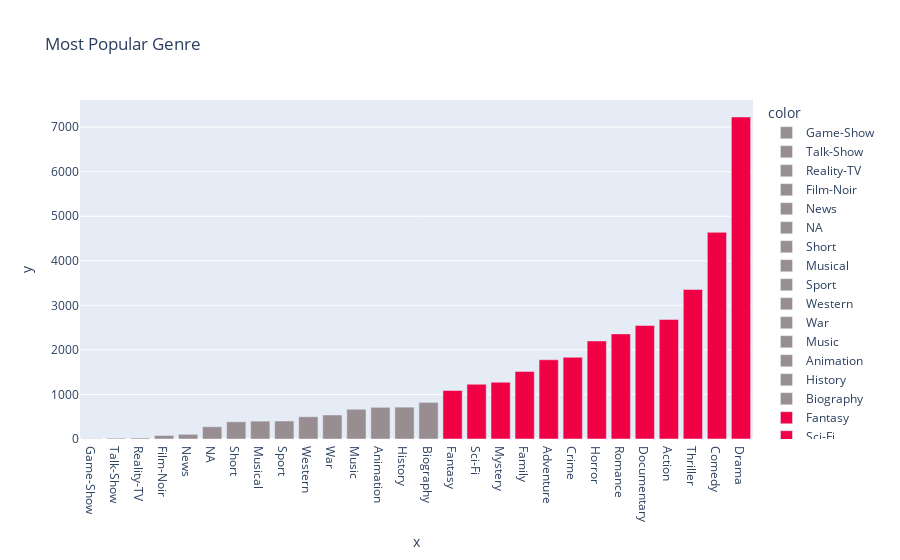

The notebook cell this image was saved under:
### Markdown cell above
### **7.4.6. Most Popular Genre**

### Code cell
# Get the base counts of for each category and sort them by counts
base_counts = get_counts(temp_df, 'Genres', kata['Genres'])
base_counts = pd.DataFrame(index=base_counts.keys(),
                           data=base_counts.values(),
                           columns=['Counts'])
base_counts.sort_values(by='Counts', inplace=True)

# Plot the chart which shows top genres and separate by color where genre<1000
colors=['#988D90' if i<1000 else '#F00045' for i in base_counts['Counts']]
fig = px.bar(x=base_counts.index,
             y=base_counts['Counts'],
             title='Most Popular Genre',
             color_discrete_sequence=colors,
             color=base_counts.index)

fig.show()

### Figure 1 — Plotly figure (JSON) as saved in the notebook; plotly's stock layout.template omitted (floating-point values rounded to 4 significant figures)
{"data": [{"alignmentgroup": "True", "hovertemplate": "color=Game-Show<br>x=%{x}<br>y=%{y}<extra></extra>", "legendgroup": "Game-Show", "marker": {"color": "#988D90", "pattern": {"shape": ""}}, "name": "Game-Show", "offsetgroup": "Game-Show", "orientation": "v", "showlegend": true, "textposition": "auto", "type": "bar", "x": ["Game-Show"], "xaxis": "x", "y": [7], "yaxis": "y"}, {"alignmentgroup": "True", "hovertemplate": "color=Talk-Show<br>x=%{x}<br>y=%{y}<extra></extra>", "legendgroup": "Talk-Show", "marker": {"color": "#988D90", "pattern": {"shape": ""}}, "name": "Talk-Show", "offsetgroup": "Talk-Show", "orientation": "v", "showlegend": true, "textposition": "auto", "type": "bar", "x": ["Talk-Show"], "xaxis": "x", "y": [19], "yaxis": "y"}, {"alignmentgroup": "True", "hovertemplate": "color=Reality-TV<br>x=%{x}<br>y=%{y}<extra></extra>", "legendgroup": "Reality-TV", "marker": {"color": "#988D90", "pattern": {"shape": ""}}, "name": "Reality-TV", "offsetgroup": "Reality-TV", "orientation": "v", "showlegend": true, "textposition": "auto", "type": "bar", "x": ["Reality-TV"], "xaxis": "x", "y": [22], "yaxis": "y"}, {"alignmentgroup": "True", "hovertemplate": "color=Film-Noir<br>x=%{x}<br>y=%{y}<extra></extra>", "legendgroup": "Film-Noir", "marker": {"color": "#988D90", "pattern": {"shape": ""}}, "name": "Film-Noir", "offsetgroup": "Film-Noir", "orientation": "v", "showlegend": true, "textposition": "auto", "type": "bar", "x": ["Film-Noir"], "xaxis": "x", "y": [79], "yaxis": "y"}, {"alignmentgroup": "True", "hovertemplate": "color=News<br>x=%{x}<br>y=%{y}<extra></extra>", "legendgroup": "News", "marker": {"color": "#988D90", "pattern": {"shape": ""}}, "name": "News", "offsetgroup": "News", "orientation": "v", "showlegend": true, "textposition": "auto", "type": "bar", "x": ["News"], "xaxis": "x", "y": [105], "yaxis": "y"}, {"alignmentgroup": "True", "hovertemplate": "color=NA<br>x=%{x}<br>y=%{y}<extra></extra>", "legendgroup": "NA", "marker": {"color": "#988D90", "pattern": {"shape": ""}}, "name": "NA", "offsetgroup": "NA", "orientation": "v", "showlegend": true, "textposition": "auto", "type": "bar", "x": ["NA"], "xaxis": "x", "y": [275], "yaxis": "y"}, {"alignmentgroup": "True", "hovertemplate": "color=Short<br>x=%{x}<br>y=%{y}<extra></extra>", "legendgroup": "Short", "marker": {"color": "#988D90", "pattern": {"shape": ""}}, "name": "Short", "offsetgroup": "Short", "orientation": "v", "showlegend": true, "textposition": "auto", "type": "bar", "x": ["Short"], "xaxis": "x", "y": [386], "yaxis": "y"}, {"alignmentgroup": "True", "hovertemplate": "color=Musical<br>x=%{x}<br>y=%{y}<extra></extra>", "legendgroup": "Musical", "marker": {"color": "#988D90", "pattern": {"shape": ""}}, "name": "Musical", "offsetgroup": "Musical", "orientation": "v", "showlegend": true, "textposition": "auto", "type": "bar", "x": ["Musical"], "xaxis": "x", "y": [401], "yaxis": "y"}, {"alignmentgroup": "True", "hovertemplate": "color=Sport<br>x=%{x}<br>y=%{y}<extra></extra>", "legendgroup": "Sport", "marker": {"color": "#988D90", "pattern": {"shape": ""}}, "name": "Sport", "offsetgroup": "Sport", "orientation": "v", "showlegend": true, "textposition": "auto", "type": "bar", "x": ["Sport"], "xaxis": "x", "y": [404], "yaxis": "y"}, {"alignmentgroup": "True", "hovertemplate": "color=Western<br>x=%{x}<br>y=%{y}<extra></extra>", "legendgroup": "Western", "marker": {"color": "#988D90", "pattern": {"shape": ""}}, "name": "Western", "offsetgroup": "Western", "orientation": "v", "showlegend": true, "textposition": "auto", "type": "bar", "x": ["Western"], "xaxis": "x", "y": [499], "yaxis": "y"}, {"alignmentgroup": "True", "hovertemplate": "color=War<br>x=%{x}<br>y=%{y}<extra></extra>", "legendgroup": "War", "marker": {"color": "#988D90", "pattern": {"shape": ""}}, "name": "War", "offsetgroup": "War", "orientation": "v", "showlegend": true, "textposition": "auto", "type": "bar", "x": ["War"], "xaxis": "x", "y": [539], "yaxis": "y"}, {"alignmentgroup": "True", "hovertemplate": "color=Music<br>x=%{x}<br>y=%{y}<extra></extra>", "legendgroup": "Music", "marker": {"color": "#988D90", "pattern": {"shape": ""}}, "name": "Music", "offsetgroup": "Music", "orientation": "v", "showlegend": true, "textposition": "auto", "type": "bar", "x": ["Music"], "xaxis": "x", "y": [667], "yaxis": "y"}, {"alignmentgroup": "True", "hovertemplate": "color=Animation<br>x=%{x}<br>y=%{y}<extra></extra>", "legendgroup": "Animation", "marker": {"color": "#988D90", "pattern": {"shape": ""}}, "name": "Animation", "offsetgroup": "Animation", "orientation": "v", "showlegend": true, "textposition": "auto", "type": "bar", "x": ["Animation"], "xaxis": "x", "y": [711], "yaxis": "y"}, {"alignmentgroup": "True", "hovertemplate": "color=History<br>x=%{x}<br>y=%{y}<extra></extra>", "legendgroup": "History", "marker": {"color": "#988D90", "pattern": {"shape": ""}}, "name": "History", "offsetgroup": "History", "orientation": "v", "showlegend": true, "textposition": "auto", "type": "bar", "x": ["History"], "xaxis": "x", "y": [715], "yaxis": "y"}, {"alignmentgroup": "True", "hovertemplate": "color=Biography<br>x=%{x}<br>y=%{y}<extra></extra>", "legendgroup": "Biography", "marker": {"color": "#988D90", "pattern": {"shape": ""}}, "name": "Biography", "offsetgroup": "Biography", "orientation": "v", "showlegend": true, "textposition": "auto", "type": "bar", "x": ["Biography"], "xaxis": "x", "y": [821], "yaxis": "y"}, {"alignmentgroup": "True", "hovertemplate": "color=Fantasy<br>x=%{x}<br>y=%{y}<extra></extra>", "legendgroup": "Fantasy", "marker": {"color": "#F00045", "pattern": {"shape": ""}}, "name": "Fantasy", "offsetgroup": "Fantasy", "orientation": "v", "showlegend": true, "textposition": "auto", "type": "bar", "x": ["Fantasy"], "xaxis": "x", "y": [1089], "yaxis": "y"}, {"alignmentgroup": "True", "hovertemplate": "color=Sci-Fi<br>x=%{x}<br>y=%{y}<extra></extra>", "legendgroup": "Sci-Fi", "marker": {"color": "#F00045", "pattern": {"shape": ""}}, "name": "Sci-Fi", "offsetgroup": "Sci-Fi", "orientation": "v", "showlegend": true, "textposition": "auto", "type": "bar", "x": ["Sci-Fi"], "xaxis": "x", "y": [1228], "yaxis": "y"}, {"alignmentgroup": "True", "hovertemplate": "color=Mystery<br>x=%{x}<br>y=%{y}<extra></extra>", "legendgroup": "Mystery", "marker": {"color": "#F00045", "pattern": {"shape": ""}}, "name": "Mystery", "offsetgroup": "Mystery", "orientation": "v", "showlegend": true, "textposition": "auto", "type": "bar", "x": ["Mystery"], "xaxis": "x", "y": [1274], "yaxis": "y"}, {"alignmentgroup": "True", "hovertemplate": "color=Family<br>x=%{x}<br>y=%{y}<extra></extra>", "legendgroup": "Family", "marker": {"color": "#F00045", "pattern": {"shape": ""}}, "name": "Family", "offsetgroup": "Family", "orientation": "v", "showlegend": true, "textposition": "auto", "type": "bar", "x": ["Family"], "xaxis": "x", "y": [1514], "yaxis": "y"}, {"alignmentgroup": "True", "hovertemplate": "color=Adventure<br>x=%{x}<br>y=%{y}<extra></extra>", "legendgroup": "Adventure", "marker": {"color": "#F00045", "pattern": {"shape": ""}}, "name": "Adventure", "offsetgroup": "Adventure", "orientation": "v", "showlegend": true, "textposition": "auto", "type": "bar", "x": ["Adventure"], "xaxis": "x", "y": [1778], "yaxis": "y"}, {"alignmentgroup": "True", "hovertemplate": "color=Crime<br>x=%{x}<br>y=%{y}<extra></extra>", "legendgroup": "Crime", "marker": {"color": "#F00045", "pattern": {"shape": ""}}, "name": "Crime", "offsetgroup": "Crime", "orientation": "v", "showlegend": true, "textposition": "auto", "type": "bar", "x": ["Crime"], "xaxis": "x", "y": [1833], "yaxis": "y"}, {"alignmentgroup": "True", "hovertemplate": "color=Horror<br>x=%{x}<br>y=%{y}<extra></extra>", "legendgroup": "Horror", "marker": {"color": "#F00045", "pattern": {"shape": ""}}, "name": "Horror", "offsetgroup": "Horror", "orientation": "v", "showlegend": true, "textposition": "auto", "type": "bar", "x": ["Horror"], "xaxis": "x", "y": [2201], "yaxis": "y"}, {"alignmentgroup": "True", "hovertemplate": "color=Romance<br>x=%{x}<br>y=%{y}<extra></extra>", "legendgroup": "Romance", "marker": {"color": "#F00045", "pattern": {"shape": ""}}, "name": "Romance", "offsetgroup": "Romance", "orientation": "v", "showlegend": true, "textposition": "auto", "type": "bar", "x": ["Romance"], "xaxis": "x", "y": [2359], "yaxis": "y"}, {"alignmentgroup": "True", "hovertemplate": "color=Documentary<br>x=%{x}<br>y=%{y}<extra></extra>", "legendgroup": "Documentary", "marker": {"color": "#F00045", "pattern": {"shape": ""}}, "name": "Documentary", "offsetgroup": "Documentary", "orientation": "v", "showlegend": true, "textposition": "auto", "type": "bar", "x": ["Documentary"], "xaxis": "x", "y": [2546], "yaxis": "y"}, {"alignmentgroup": "True", "hovertemplate": "color=Action<br>x=%{x}<br>y=%{y}<extra></extra>", "legendgroup": "Action", "marker": {"color": "#F00045", "pattern": {"shape": ""}}, "name": "Action", "offsetgroup": "Action", "orientation": "v", "showlegend": true, "textposition": "auto", "type": "bar", "x": ["Action"], "xaxis": "x", "y": [2683], "yaxis": "y"}, {"alignmentgroup": "True", "hovertemplate": "color=Thriller<br>x=%{x}<br>y=%{y}<extra></extra>", "legendgroup": "Thriller", "marker": {"color": "#F00045", "pattern": {"shape": ""}}, "name": "Thriller", "offsetgroup": "Thriller", "orientation": "v", "showlegend": true, "textposition": "auto", "type": "bar", "x": ["Thriller"], "xaxis": "x", "y": [3354], "yaxis": "y"}, {"alignmentgroup": "True", "hovertemplate": "color=Comedy<br>x=%{x}<br>y=%{y}<extra></extra>", "legendgroup": "Comedy", "marker": {"color": "#F00045", "pattern": {"shape": ""}}, "name": "Comedy", "offsetgroup": "Comedy", "orientation": "v", "showlegend": true, "textposition": "auto", "type": "bar", "x": ["Comedy"], "xaxis": "x", "y": [4637], "yaxis": "y"}, {"alignmentgroup": "True", "hovertemplate": "color=Drama<br>x=%{x}<br>y=%{y}<extra></extra>", "legendgroup": "Drama", "marker": {"color": "#F00045", "pattern": {"shape": ""}}, "name": "Drama", "offsetgroup": "Drama", "orientation": "v", "showlegend": true, "textposition": "auto", "type": "bar", "x": ["Drama"], "xaxis": "x", "y": [7227], "yaxis": "y"}], "layout": {"barmode": "relative", "legend": {"title": {"text": "color"}, "tracegroupgap": 0}, "title": {"text": "Most Popular Genre"}, "xaxis": {"anchor": "y", "domain": [0, 1], "title": {"text": "x"}}, "yaxis": {"anchor": "x", "domain": [0, 1], "title": {"text": "y"}}}}
